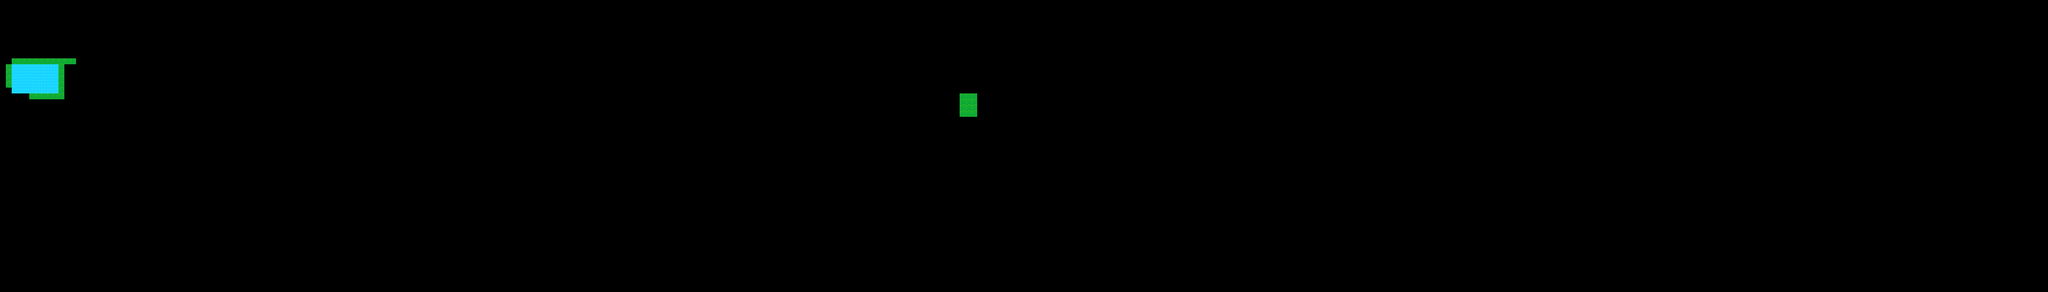

This is a level from a 2D game, rendered from its Tiled map with the project's own tilesets. A one-line summary and the map file follow, with tile-layer data summarised:
An orthogonal 350x50 tile map with 32x32 px tiles, 2 tile layers (Camada de Tiles 1, Bloco).

<map version="1.0" tiledversion="1.0.1" orientation="orthogonal" renderorder="right-down" width="350" height="50" tilewidth="32" tileheight="32" nextobjectid="1">
 <tileset firstgid="1" name="super_mario" tilewidth="32" tileheight="32" tilecount="667" columns="23">
  <image source="tiles.png" width="736" height="928" />
 </tileset>
 <layer name="Camada de Tiles 1" width="350" height="50">
  <data>[17500 cells, 52 non-empty, 2 distinct tile ids]</data>
 </layer>
 <layer name="Bloco" width="350" height="50">
  <data>[17500 cells, 26 non-empty, 1 distinct tile ids]</data>
 </layer>
 <objectgroup name="Camada de Objectos 1" />
</map>
